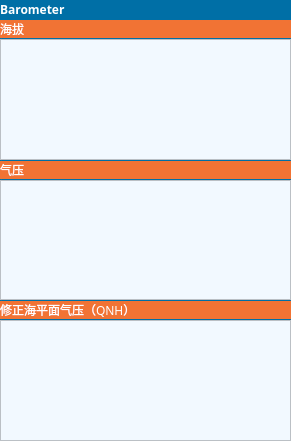
     <widget class="QGroupBox" name="groupBox_6">
      <property name="geometry">
       <rect>
        <x>290</x>
        <y>0</y>
        <width>291</width>
        <height>441</height>
       </rect>
      </property>
      <property name="palette">
       <palette>
        <active>
         <colorrole role="WindowText">
          <brush brushstyle="SolidPattern">
           <color alpha="255">
            <red>255</red>
            <green>255</green>
            <blue>255</blue>
           </color>
          </brush>
         </colorrole>
         <colorrole role="Button">
          <brush brushstyle="SolidPattern">
           <color alpha="255">
            <red>0</red>
            <green>111</green>
            <blue>166</blue>
           </color>
          </brush>
         </colorrole>
         <colorrole role="Text">
          <brush brushstyle="SolidPattern">
           <color alpha="255">
            <red>255</red>
            <green>255</green>
            <blue>255</blue>
           </color>
          </brush>
         </colorrole>
         <colorrole role="ButtonText">
          <brush brushstyle="SolidPattern">
           <color alpha="255">
            <red>255</red>
            <green>255</green>
            <blue>255</blue>
           </color>
          </brush>
         </colorrole>
         <colorrole role="Base">
          <brush brushstyle="SolidPattern">
           <color alpha="255">
            <red>0</red>
            <green>111</green>
            <blue>166</blue>
           </color>
          </brush>
         </colorrole>
         <colorrole role="Window">
          <brush brushstyle="SolidPattern">
           <color alpha="255">
            <red>0</red>
            <green>111</green>
            <blue>166</blue>
           </color>
          </brush>
         </colorrole>
         <colorrole role="PlaceholderText">
          <brush brushstyle="SolidPattern">
           <color alpha="128">
            <red>255</red>
            <green>255</green>
            <blue>255</blue>
           </color>
          </brush>
         </colorrole>
        </active>
        <inactive>
         <colorrole role="WindowText">
          <brush brushstyle="SolidPattern">
           <color alpha="255">
            <red>255</red>
            <green>255</green>
            <blue>255</blue>
           </color>
          </brush>
         </colorrole>
         <colorrole role="Button">
          <brush brushstyle="SolidPattern">
           <color alpha="255">
            <red>0</red>
            <green>111</green>
            <blue>166</blue>
           </color>
          </brush>
         </colorrole>
         <colorrole role="Text">
          <brush brushstyle="SolidPattern">
           <color alpha="255">
            <red>255</red>
            <green>255</green>
            <blue>255</blue>
           </color>
          </brush>
         </colorrole>
         <colorrole role="ButtonText">
          <brush brushstyle="SolidPattern">
           <color alpha="255">
            <red>255</red>
            <green>255</green>
            <blue>255</blue>
           </color>
          </brush>
         </colorrole>
         <colorrole role="Base">
          <brush brushstyle="SolidPattern">
           <color alpha="255">
            <red>0</red>
            <green>111</green>
            <blue>166</blue>
           </color>
          </brush>
         </colorrole>
         <colorrole role="Window">
          <brush brushstyle="SolidPattern">
           <color alpha="255">
            <red>0</red>
            <green>111</green>
            <blue>166</blue>
           </color>
          </brush>
         </colorrole>
         <colorrole role="PlaceholderText">
          <brush brushstyle="SolidPattern">
           <color alpha="128">
            <red>255</red>
            <green>255</green>
            <blue>255</blue>
           </color>
          </brush>
         </colorrole>
        </inactive>
        <disabled>
         <colorrole role="WindowText">
          <brush brushstyle="SolidPattern">
           <color alpha="255">
            <red>120</red>
            <green>120</green>
            <blue>120</blue>
           </color>
          </brush>
         </colorrole>
         <colorrole role="Button">
          <brush brushstyle="SolidPattern">
           <color alpha="255">
            <red>0</red>
            <green>111</green>
            <blue>166</blue>
           </color>
          </brush>
         </colorrole>
         <colorrole role="Text">
          <brush brushstyle="SolidPattern">
           <color alpha="255">
            <red>120</red>
            <green>120</green>
            <blue>120</blue>
           </color>
          </brush>
         </colorrole>
         <colorrole role="ButtonText">
          <brush brushstyle="SolidPattern">
           <color alpha="255">
            <red>120</red>
            <green>120</green>
            <blue>120</blue>
           </color>
          </brush>
         </colorrole>
         <colorrole role="Base">
          <brush brushstyle="SolidPattern">
           <color alpha="255">
            <red>0</red>
            <green>111</green>
            <blue>166</blue>
           </color>
          </brush>
         </colorrole>
         <colorrole role="Window">
          <brush brushstyle="SolidPattern">
           <color alpha="255">
            <red>0</red>
            <green>111</green>
            <blue>166</blue>
           </color>
          </brush>
         </colorrole>
         <colorrole role="PlaceholderText">
          <brush brushstyle="SolidPattern">
           <color alpha="128">
            <red>0</red>
            <green>0</green>
            <blue>0</blue>
           </color>
          </brush>
         </colorrole>
        </disabled>
       </palette>
      </property>
      <property name="font">
       <font>
        <family>等线</family>
        <pointsize>9</pointsize>
        <weight>75</weight>
        <bold>true</bold>
       </font>
      </property>
      <property name="title">
       <string>Barometer</string>
      </property>
      <widget class="QWidget" name="layoutWidget_3">
       <property name="geometry">
        <rect>
         <x>0</x>
         <y>20</y>
         <width>291</width>
         <height>421</height>
        </rect>
       </property>
       <layout class="QGridLayout" name="gridLayout_3">
        <property name="verticalSpacing">
         <number>1</number>
        </property>
        <item row="4" column="0">
         <widget class="QLabel" name="imu_angular_6">
          <property name="palette">
           <palette>
            <active>
             <colorrole role="WindowText">
              <brush brushstyle="SolidPattern">
               <color alpha="255">
                <red>255</red>
                <green>255</green>
                <blue>255</blue>
               </color>
              </brush>
             </colorrole>
             <colorrole role="Button">
              <brush brushstyle="SolidPattern">
               <color alpha="255">
                <red>241</red>
                <green>115</green>
                <blue>52</blue>
               </color>
              </brush>
             </colorrole>
             <colorrole role="Base">
              <brush brushstyle="SolidPattern">
               <color alpha="255">
                <red>241</red>
                <green>115</green>
                <blue>52</blue>
               </color>
              </brush>
             </colorrole>
             <colorrole role="Window">
              <brush brushstyle="SolidPattern">
               <color alpha="255">
                <red>241</red>
                <green>115</green>
                <blue>52</blue>
               </color>
              </brush>
             </colorrole>
            </active>
            <inactive>
             <colorrole role="WindowText">
              <brush brushstyle="SolidPattern">
               <color alpha="255">
                <red>255</red>
                <green>255</green>
                <blue>255</blue>
               </color>
              </brush>
             </colorrole>
             <colorrole role="Button">
              <brush brushstyle="SolidPattern">
               <color alpha="255">
                <red>241</red>
                <green>115</green>
                <blue>52</blue>
               </color>
              </brush>
             </colorrole>
             <colorrole role="Base">
              <brush brushstyle="SolidPattern">
               <color alpha="255">
                <red>241</red>
                <green>115</green>
                <blue>52</blue>
               </color>
              </brush>
             </colorrole>
             <colorrole role="Window">
              <brush brushstyle="SolidPattern">
               <color alpha="255">
                <red>241</red>
                <green>115</green>
                <blue>52</blue>
               </color>
              </brush>
             </colorrole>
            </inactive>
            <disabled>
             <colorrole role="WindowText">
              <brush brushstyle="SolidPattern">
               <color alpha="255">
                <red>120</red>
                <green>120</green>
                <blue>120</blue>
               </color>
              </brush>
             </colorrole>
             <colorrole role="Button">
              <brush brushstyle="SolidPattern">
               <color alpha="255">
                <red>241</red>
                <green>115</green>
                <blue>52</blue>
               </color>
              </brush>
             </colorrole>
             <colorrole role="Base">
              <brush brushstyle="SolidPattern">
               <color alpha="255">
                <red>241</red>
                <green>115</green>
                <blue>52</blue>
               </color>
              </brush>
             </colorrole>
             <colorrole role="Window">
              <brush brushstyle="SolidPattern">
               <color alpha="255">
                <red>241</red>
                <green>115</green>
                <blue>52</blue>
               </color>
              </brush>
             </colorrole>
            </disabled>
           </palette>
          </property>
          <property name="font">
           <font>
            <family>等线</family>
            <weight>50</weight>
            <bold>false</bold>
           </font>
          </property>
          <property name="styleSheet">
           <string notr="true">background-color: rgb(226, 226, 226);
background-color: rgb(241, 115, 52);</string>
          </property>
          <property name="text">
           <string>修正海平面气压（QNH）</string>
          </property>
         </widget>
        </item>
        <item row="0" column="0">
         <widget class="QLabel" name="imu_angular_7">
          <property name="palette">
           <palette>
            <active>
             <colorrole role="WindowText">
              <brush brushstyle="SolidPattern">
               <color alpha="255">
                <red>255</red>
                <green>255</green>
                <blue>255</blue>
               </color>
              </brush>
             </colorrole>
             <colorrole role="Button">
              <brush brushstyle="SolidPattern">
               <color alpha="255">
                <red>241</red>
                <green>115</green>
                <blue>52</blue>
               </color>
              </brush>
             </colorrole>
             <colorrole role="Base">
              <brush brushstyle="SolidPattern">
               <color alpha="255">
                <red>241</red>
                <green>115</green>
                <blue>52</blue>
               </color>
              </brush>
             </colorrole>
             <colorrole role="Window">
              <brush brushstyle="SolidPattern">
               <color alpha="255">
                <red>241</red>
                <green>115</green>
                <blue>52</blue>
               </color>
              </brush>
             </colorrole>
            </active>
            <inactive>
             <colorrole role="WindowText">
              <brush brushstyle="SolidPattern">
               <color alpha="255">
                <red>255</red>
                <green>255</green>
                <blue>255</blue>
               </color>
              </brush>
             </colorrole>
             <colorrole role="Button">
              <brush brushstyle="SolidPattern">
               <color alpha="255">
                <red>241</red>
                <green>115</green>
                <blue>52</blue>
               </color>
              </brush>
             </colorrole>
             <colorrole role="Base">
              <brush brushstyle="SolidPattern">
               <color alpha="255">
                <red>241</red>
                <green>115</green>
                <blue>52</blue>
               </color>
              </brush>
             </colorrole>
             <colorrole role="Window">
              <brush brushstyle="SolidPattern">
               <color alpha="255">
                <red>241</red>
                <green>115</green>
                <blue>52</blue>
               </color>
              </brush>
             </colorrole>
            </inactive>
            <disabled>
             <colorrole role="WindowText">
              <brush brushstyle="SolidPattern">
               <color alpha="255">
                <red>120</red>
                <green>120</green>
                <blue>120</blue>
               </color>
              </brush>
             </colorrole>
             <colorrole role="Button">
              <brush brushstyle="SolidPattern">
               <color alpha="255">
                <red>241</red>
                <green>115</green>
                <blue>52</blue>
               </color>
              </brush>
             </colorrole>
             <colorrole role="Base">
              <brush brushstyle="SolidPattern">
               <color alpha="255">
                <red>241</red>
                <green>115</green>
                <blue>52</blue>
               </color>
              </brush>
             </colorrole>
             <colorrole role="Window">
              <brush brushstyle="SolidPattern">
               <color alpha="255">
                <red>241</red>
                <green>115</green>
                <blue>52</blue>
               </color>
              </brush>
             </colorrole>
            </disabled>
           </palette>
          </property>
          <property name="font">
           <font>
            <family>等线</family>
            <weight>50</weight>
            <bold>false</bold>
           </font>
          </property>
          <property name="styleSheet">
           <string notr="true">background-color: rgb(226, 226, 226);
background-color: rgb(241, 115, 52);</string>
          </property>
          <property name="text">
           <string>海拔</string>
          </property>
         </widget>
        </item>
        <item row="1" column="0">
         <widget class="plotWidget" name="barometer_altitude_plot">
          <property name="styleSheet">
           <string notr="true">background-color: rgb(242, 249, 255);</string>
          </property>
         </widget>
        </item>
        <item row="2" column="0">
         <widget class="QLabel" name="barometer_4">
          <property name="palette">
           <palette>
            <active>
             <colorrole role="WindowText">
              <brush brushstyle="SolidPattern">
               <color alpha="255">
                <red>255</red>
                <green>255</green>
                <blue>255</blue>
               </color>
              </brush>
             </colorrole>
             <colorrole role="Button">
              <brush brushstyle="SolidPattern">
               <color alpha="255">
                <red>241</red>
                <green>115</green>
                <blue>52</blue>
               </color>
              </brush>
             </colorrole>
             <colorrole role="Base">
              <brush brushstyle="SolidPattern">
               <color alpha="255">
                <red>241</red>
                <green>115</green>
                <blue>52</blue>
               </color>
              </brush>
             </colorrole>
             <colorrole role="Window">
              <brush brushstyle="SolidPattern">
               <color alpha="255">
                <red>241</red>
                <green>115</green>
                <blue>52</blue>
               </color>
              </brush>
             </colorrole>
            </active>
            <inactive>
             <colorrole role="WindowText">
              <brush brushstyle="SolidPattern">
               <color alpha="255">
                <red>255</red>
                <green>255</green>
                <blue>255</blue>
               </color>
              </brush>
             </colorrole>
             <colorrole role="Button">
              <brush brushstyle="SolidPattern">
               <color alpha="255">
                <red>241</red>
                <green>115</green>
                <blue>52</blue>
               </color>
              </brush>
             </colorrole>
             <colorrole role="Base">
              <brush brushstyle="SolidPattern">
               <color alpha="255">
                <red>241</red>
                <green>115</green>
                <blue>52</blue>
               </color>
              </brush>
             </colorrole>
             <colorrole role="Window">
              <brush brushstyle="SolidPattern">
               <color alpha="255">
                <red>241</red>
                <green>115</green>
                <blue>52</blue>
               </color>
              </brush>
             </colorrole>
            </inactive>
            <disabled>
             <colorrole role="WindowText">
              <brush brushstyle="SolidPattern">
               <color alpha="255">
                <red>120</red>
                <green>120</green>
                <blue>120</blue>
               </color>
              </brush>
             </colorrole>
             <colorrole role="Button">
              <brush brushstyle="SolidPattern">
               <color alpha="255">
                <red>241</red>
                <green>115</green>
                <blue>52</blue>
               </color>
              </brush>
             </colorrole>
             <colorrole role="Base">
              <brush brushstyle="SolidPattern">
               <color alpha="255">
                <red>241</red>
                <green>115</green>
                <blue>52</blue>
               </color>
              </brush>
             </colorrole>
             <colorrole role="Window">
              <brush brushstyle="SolidPattern">
               <color alpha="255">
                <red>241</red>
                <green>115</green>
                <blue>52</blue>
               </color>
              </brush>
             </colorrole>
            </disabled>
           </palette>
          </property>
          <property name="font">
           <font>
            <family>等线</family>
            <weight>50</weight>
            <bold>false</bold>
           </font>
          </property>
          <property name="styleSheet">
           <string notr="true">background-color: rgb(226, 226, 226);
background-color: rgb(241, 115, 52);</string>
          </property>
          <property name="text">
           <string>气压</string>
          </property>
         </widget>
        </item>
        <item row="3" column="0">
         <widget class="plotWidget" name="barometer_pressure_plot">
          <property name="styleSheet">
           <string notr="true">background-color: rgb(242, 249, 255);</string>
          </property>
         </widget>
        </item>
        <item row="5" column="0">
         <widget class="plotWidget" name="barometer_qnh_plot">
          <property name="styleSheet">
           <string notr="true">background-color: rgb(242, 249, 255);</string>
          </property>
         </widget>
        </item>
       </layout>
      </widget>
     </widget>
